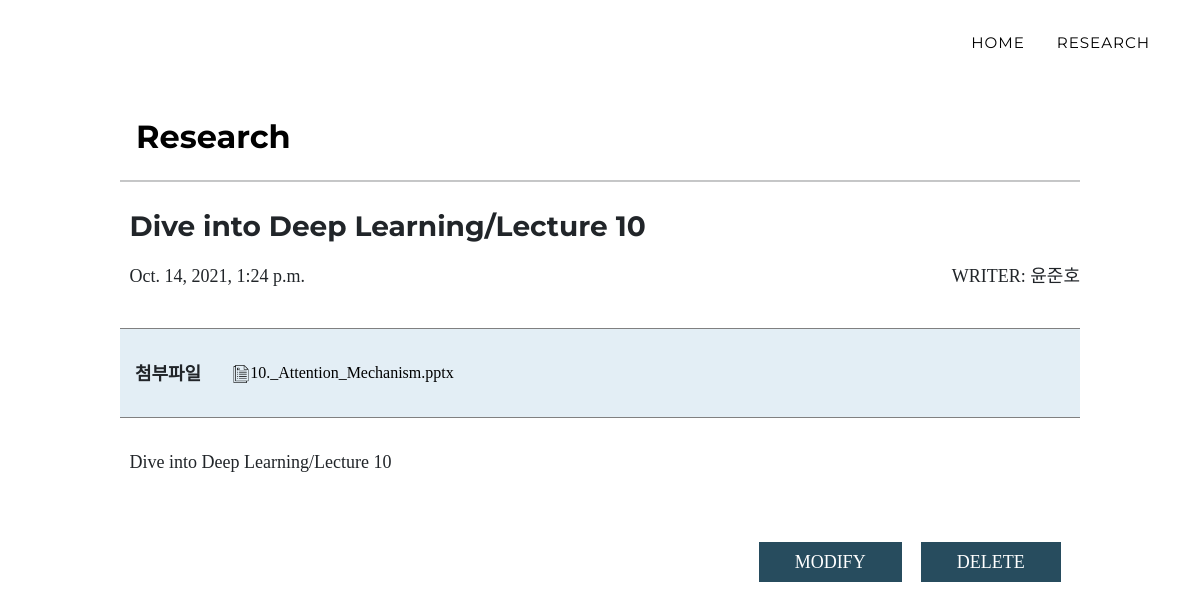
The page /board/34/ on the database its author committed.
### app/models.py (models this page shows, shortened)
class Board(models.Model):
    title = models.CharField(max_length=100)
    body = models.TextField()
    date = models.DateTimeField(auto_now_add=True)
    writer = models.CharField(max_length=100, default='')
    file = models.FileField('첨부파일', null=True, blank=True,  upload_to='')

### app/views.py (the view)
# urls.py: path('board/<int:pk>/', app.views.posting, name='posting'),
def posting(request, pk):
    post = Board.objects.get(pk=pk)
    return render(request, 'posting.html', {'post':post})

### app/templates/posting.html (shortened to what this page needs)
<!DOCTYPE html>
<html lang="en">
<head>
    <link href="https://cdn.jsdelivr.net/npm/bootstrap@5.1.1/dist/css/bootstrap.min.css" rel="stylesheet"
>
    {% load static %}
    <link rel="stylesheet" href="{% static 'css/styles.css' %}">
</head>
<body id="page-top" style="font-family: noto-demilight;">
    <nav class="navbar navbar-expand-lg navbar-dark fixed-top" id="mainNav" style="background-color: white;">
        <div class="container">
            <div class="collapse navbar-collapse" id="navbarResponsive">
                <ul class="navbar-nav text-uppercase ml-auto">
                    <li class="nav-item"><a class="nav-link js-scroll-trigger" href="{% url 'index' %}" style="color:black;">home</a></li>
                    <li class="nav-item"><a class="nav-link js-scroll-trigger" href="{% url 'board' %}"style="color:black;">Research</a></li>
                </ul>
            </div>
        </div>
    </nav>
    <div class="board" style="margin-top: 110px;">
        <div class="board-contents mx-auto">
            <div class="block" style="height:3em;">
                <div class="inline-block" >
                    <a class="nav-link js-scroll-trigger" href="{% url 'board' %}" style="color: black;">
                        <h2 style="float: left;">Research</h2>
                    </a>
                </div>
            </div>
            <div class="block" style="height: 1.5em;">
                <hr>
            </div>
            <div class="block" style="margin-top: 2%">
                <div class="inline-block" style="padding-left: 1%;">
                    <h3 style="float: left;">{{post.title}}</h3>
                </div>
            </div>
            <div class="block" style="float: left; margin-top:1%; padding-left:1%;">
                <div class="inline-block">
                    <p style="float: left; font-family:noto-thin;font-weight:lighter ">{{post.date}}</p>
                </div>
               <div class="inline-block" style="float: right;">
                <p style="float: left; font-family:noto-thin;font-weight:lighter; float:right; ">WRITER: {{post.writer}}</p>
               </div>
            </div>
            {%if post.file %}
            <div class="block" style="background-color: #e3eef5; height:5em; border-top:1px solid grey; border-bottom:1px solid grey; margin-top:2%;">
                <div class="inline-block" style="width: 10%; margin-top:30px; ">
                    <p>첨부파일</p>
                </div>
                <div class="inline-block" style="width:2%; margin-top:30px; margin-left:15px">
                    <img src="{% static 'img/document.png' %}" width="18" height="18">
                </div>
                <div class="inline-block" style="width: 80%; margin-top:32px; ">
                    <a style="float: left;" class="posting-click" href="{{post.file.url}}" download="{{post.file.url}}">{{post.file}}</a>
                </div>
            </div>
            {% endif %}
            <div class="block" style="font-weight: lighter; margin-top:3%; padding-left: 1%;">
                <p style="text-align: left;">{{post.body}}</p>
            </div>
            <div class="block" style="margin-top: 5%;">
                <button class="my-button" onclick="location.href = '/board/{{post.pk}}/delete'" style="float: right; margin-right:2%;">DELETE</button>
                <button class="my-button" onclick="location.href = '/board/{{post.pk}}/edit'" style="float: right; margin-right:2%;">MODIFY</button>
            </div>
        </div>
    </div>
</body>
</html>

### rows shown on the page
Board: title "Dive into Deep Learning/Lecture 10", date "Oct. 14, 2021, 1:24 p.m.", writer "윤준호", file "10._Attention_Mechanism.pptx", body "Dive into Deep Learning/Lecture 10"
